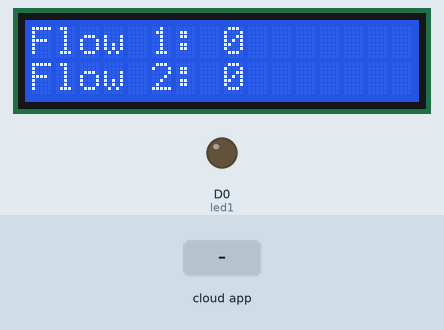
A sketch run on a simulated ESP8266 (NodeMCU). Shown: 16×2 character LCD, output pins drawn as LEDs (lit = HIGH). Inputs (shaded band) come from the test bench. WiFi joins after 1.5 s; servers stay silent unless stated; the Firebase database answers and starts empty; what the sketch prints to the serial monitor is not drawn.

Above: at 2.7 s.
2.8 s: the phone or cloud app sets FLOWRATE_Sensor1 to 1
At 4.0 s:
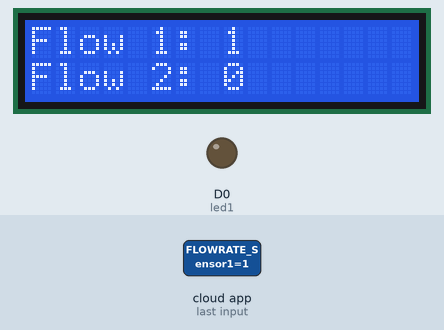
4.9 s: the phone or cloud app sets FLOWRATE_Sensor2 to 1
At 5.4 s:
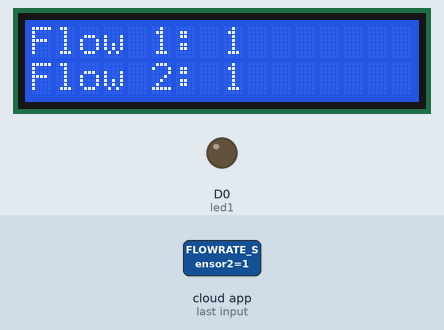
6.4 s: the phone or cloud app sets FLOWRATE_Sensor1 to 0
At 8.7 s:
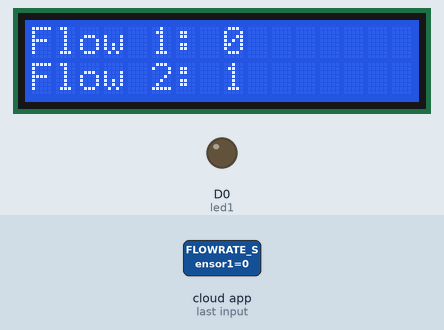
Timing chart, 0 to 10.2 s (numbered marks = the images above; inputs shaded):
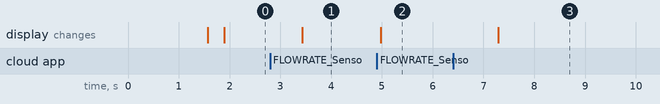

Measured:
- after the input at 2.8 s, the display: changes after 0.64 s (image 1)
- after the input at 4.9 s, the display: changes after 0.08 s (image 2)
- after the input at 6.4 s, the display: changes after 0.89 s (image 3)

The sketch:

NEW_PANEL3.ino
```cpp
#include <Wire.h>
#include <LiquidCrystal_I2C.h>

// Set the LCD address to 0x27 for a 16 chars and 2 line display
LiquidCrystal_I2C lcd(0x27, 16, 2);

#include <ESP8266WiFi.h>
#include <FirebaseArduino.h>

// Set these to run example.
#define FIREBASE_HOST "floatmaster-33368.firebaseio.com"
//#define FIREBASE_AUTH "token_or_secret"
#define WIFI_SSID "monsunz"
#define WIFI_PASSWORD "qwertyuiop"


char f1[50];
char f2[50];
char f3[50];
char difference[50];

int threshold = 20;

const int led1 = D0;
const int buzzer = D5;
const int wifi_led = D6;

float prevTime = 0;

void setup() {
  pinMode(led1,OUTPUT);
  Serial.begin(115200);

  lcd.begin();
  lcd.backlight();

  // connect to wifi.
  WiFi.begin(WIFI_SSID, WIFI_PASSWORD);
  //Serial.print("connecting");
  while (WiFi.status() != WL_CONNECTED) {
    //Serial.print(".");
    delay(500);
  }
  //Serial.println();
  //Serial.print("connected: ");
  //Serial.println(WiFi.localIP());

  Firebase.begin(FIREBASE_HOST);
  digitalWrite(wifi_led,HIGH);
  lcd.print("Connected");
  // put your setup code here, to run once:

}

void loop() {


      int flow1 = Firebase.getInt("FLOWRATE_Sensor1");
      int flow2 = Firebase.getInt("FLOWRATE_Sensor2");
      //int flow3 = Firebase.getInt("FLOWRATE_Sensor3");
      int flow3 = 0;
      int diff;

      diff = flow1 - flow2;

      Serial.print(flow1);
      Serial.print(" ");
      Serial.print(flow2);
      Serial.print(" ");
      Serial.print(flow3);
      Serial.print(" ");
      Serial.print(diff);
      Serial.print(" ");
      Serial.println();

      lcd.clear();
      lcd.print("Flow 1: ");
      lcd.print(flow1);

      lcd.setCursor(0,1);

      lcd.print("Flow 2: ");
      lcd.print(flow2);


  digitalWrite(led1,LOW);


  sprintf(f1, "\"%d\"", flow1);
  sprintf(f2, "\"%d\"", flow2);
  sprintf(f3, "\"%d\"", flow3);
  sprintf(difference,"\"%d\"",diff);

  Firebase.setString("SENSOR1", f1);
  Firebase.setString("SENSOR2", f2);
  Firebase.setString("SENSOR3", f3);

  //float currentTime = millis();

  //delay(5000);


  if(diff>threshold)
  {

      float currentTime = millis();

      float difer = currentTime-prevTime;


      ///delay(5000);


      if(difer>5000)
      {

        int flow1 = Firebase.getInt("FLOWRATE_Sensor1");
        int flow2 = Firebase.getInt("FLOWRATE_Sensor2");
        //int flow3 = Firebase.getInt("FLOWRATE_Sensor3");
        int flow3 = 0;
        int diff;


        diff = flow1 - flow2;

        if(diff>threshold)
        {
          while(diff>threshold)
          {
            lcd.clear();
            lcd.print("   WARNING!!!");
            lcd.setCursor(0,1);
            lcd.print("WATER LEAKAGE");

          Firebase.setString("WARNING","\"B\"");

          digitalWrite(led1,HIGH);

          digitalWrite(buzzer,HIGH);
          delay(1000);
          digitalWrite(buzzer,LOW);
          delay(2000);

          //String e =

          Serial.println(Firebase.getString("WARNING"));
          //delay(5000)
          }

        }

        else
        {
          digitalWrite(led1,LOW);
        }

        prevTime = currentTime;

        Serial.println(difer);


    }


  // put your main code here, to run repeatedly:

}

}
```
